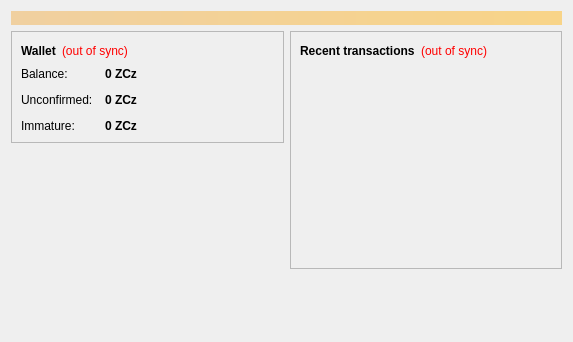
<?xml version="1.0" encoding="UTF-8"?>
<ui version="4.0">
 <class>OverviewPage</class>
 <widget class="QWidget" name="OverviewPage">
  <property name="geometry">
   <rect>
    <x>0</x>
    <y>0</y>
    <width>573</width>
    <height>342</height>
   </rect>
  </property>
  <property name="windowTitle">
   <string>Form</string>
  </property>
  <layout class="QVBoxLayout" name="topLayout">
   <item>
    <widget class="QLabel" name="labelAlerts">
     <property name="visible">
      <bool>false</bool>
     </property>
     <property name="styleSheet">
      <string notr="true">background-color: qlineargradient(x1: 0, y1: 0, x2: 1, y2: 0, stop:0 #F0D0A0, stop:1 #F8D488); color:#000000;</string>
     </property>
     <property name="wordWrap">
      <bool>true</bool>
     </property>
     <property name="margin">
      <number>3</number>
     </property>
    </widget>
   </item>
   <item>
    <layout class="QHBoxLayout" name="horizontalLayout" stretch="1,1">
     <item>
      <layout class="QVBoxLayout" name="verticalLayout_2">
       <item>
        <widget class="QFrame" name="frame">
         <property name="frameShape">
          <enum>QFrame::StyledPanel</enum>
         </property>
         <property name="frameShadow">
          <enum>QFrame::Raised</enum>
         </property>
         <layout class="QVBoxLayout" name="verticalLayout_4">
          <item>
           <layout class="QHBoxLayout" name="horizontalLayout_4">
            <item>
             <widget class="QLabel" name="label_5">
              <property name="font">
               <font>
                <weight>75</weight>
                <bold>true</bold>
               </font>
              </property>
              <property name="text">
               <string>Wallet</string>
              </property>
             </widget>
            </item>
            <item>
             <widget class="QLabel" name="labelWalletStatus">
              <property name="toolTip">
               <string>The displayed information may be out of date. Your wallet automatically synchronizes with the ZCz network after a connection is established, but this process has not completed yet.</string>
              </property>
              <property name="styleSheet">
               <string notr="true">QLabel { color: red; }</string>
              </property>
              <property name="text">
               <string notr="true">(out of sync)</string>
              </property>
              <property name="alignment">
               <set>Qt::AlignLeading|Qt::AlignLeft|Qt::AlignVCenter</set>
              </property>
             </widget>
            </item>
            <item>
             <spacer name="horizontalSpacer_2">
              <property name="orientation">
               <enum>Qt::Horizontal</enum>
              </property>
              <property name="sizeHint" stdset="0">
               <size>
                <width>40</width>
                <height>20</height>
               </size>
              </property>
             </spacer>
            </item>
           </layout>
          </item>
          <item>
           <layout class="QFormLayout" name="formLayout_2">
            <property name="fieldGrowthPolicy">
             <enum>QFormLayout::AllNonFixedFieldsGrow</enum>
            </property>
            <property name="horizontalSpacing">
             <number>12</number>
            </property>
            <property name="verticalSpacing">
             <number>12</number>
            </property>
            <item row="0" column="0">
             <widget class="QLabel" name="label">
              <property name="text">
               <string>Balance:</string>
              </property>
             </widget>
            </item>
            <item row="0" column="1">
             <widget class="QLabel" name="labelBalance">
              <property name="font">
               <font>
                <weight>75</weight>
                <bold>true</bold>
               </font>
              </property>
              <property name="cursor">
               <cursorShape>IBeamCursor</cursorShape>
              </property>
              <property name="toolTip">
               <string>Your current balance</string>
              </property>
              <property name="text">
               <string notr="true">0 ZCz</string>
              </property>
              <property name="textInteractionFlags">
               <set>Qt::LinksAccessibleByMouse|Qt::TextSelectableByKeyboard|Qt::TextSelectableByMouse</set>
              </property>
             </widget>
            </item>
            <item row="1" column="0">
             <widget class="QLabel" name="label_3">
              <property name="text">
               <string>Unconfirmed:</string>
              </property>
             </widget>
            </item>
            <item row="1" column="1">
             <widget class="QLabel" name="labelUnconfirmed">
              <property name="font">
               <font>
                <weight>75</weight>
                <bold>true</bold>
               </font>
              </property>
              <property name="cursor">
               <cursorShape>IBeamCursor</cursorShape>
              </property>
              <property name="toolTip">
               <string>Total of transactions that have yet to be confirmed, and do not yet count toward the current balance</string>
              </property>
              <property name="text">
               <string notr="true">0 ZCz</string>
              </property>
              <property name="textInteractionFlags">
               <set>Qt::LinksAccessibleByMouse|Qt::TextSelectableByKeyboard|Qt::TextSelectableByMouse</set>
              </property>
             </widget>
            </item>
            <item row="2" column="0">
             <widget class="QLabel" name="labelImmatureText">
              <property name="text">
               <string>Immature:</string>
              </property>
             </widget>
            </item>
            <item row="2" column="1">
             <widget class="QLabel" name="labelImmature">
              <property name="font">
               <font>
                <weight>75</weight>
                <bold>true</bold>
               </font>
              </property>
              <property name="toolTip">
               <string>Mined balance that has not yet matured</string>
              </property>
              <property name="text">
               <string notr="true">0 ZCz</string>
              </property>
              <property name="textInteractionFlags">
               <set>Qt::LinksAccessibleByMouse|Qt::TextSelectableByKeyboard|Qt::TextSelectableByMouse</set>
              </property>
             </widget>
            </item>
           </layout>
          </item>
         </layout>
        </widget>
       </item>
       <item>
        <spacer name="verticalSpacer">
         <property name="orientation">
          <enum>Qt::Vertical</enum>
         </property>
         <property name="sizeHint" stdset="0">
          <size>
           <width>20</width>
           <height>40</height>
          </size>
         </property>
        </spacer>
       </item>
      </layout>
     </item>
     <item>
      <layout class="QVBoxLayout" name="verticalLayout_3">
       <item>
        <widget class="QFrame" name="frame_2">
         <property name="frameShape">
          <enum>QFrame::StyledPanel</enum>
         </property>
         <property name="frameShadow">
          <enum>QFrame::Raised</enum>
         </property>
         <layout class="QVBoxLayout" name="verticalLayout">
          <item>
           <layout class="QHBoxLayout" name="horizontalLayout_2">
            <item>
             <widget class="QLabel" name="label_4">
              <property name="text">
               <string>&lt;b&gt;Recent transactions&lt;/b&gt;</string>
              </property>
             </widget>
            </item>
            <item>
             <widget class="QLabel" name="labelTransactionsStatus">
              <property name="toolTip">
               <string>The displayed information may be out of date. Your wallet automatically synchronizes with the ZCz network after a connection is established, but this process has not completed yet.</string>
              </property>
              <property name="styleSheet">
               <string notr="true">QLabel { color: red; }</string>
              </property>
              <property name="text">
               <string notr="true">(out of sync)</string>
              </property>
              <property name="alignment">
               <set>Qt::AlignRight|Qt::AlignTrailing|Qt::AlignVCenter</set>
              </property>
             </widget>
            </item>
            <item>
             <spacer name="horizontalSpacer">
              <property name="orientation">
               <enum>Qt::Horizontal</enum>
              </property>
              <property name="sizeHint" stdset="0">
               <size>
                <width>40</width>
                <height>20</height>
               </size>
              </property>
             </spacer>
            </item>
           </layout>
          </item>
          <item>
           <widget class="QListView" name="listTransactions">
            <property name="styleSheet">
             <string notr="true">QListView { background: transparent; }</string>
            </property>
            <property name="frameShape">
             <enum>QFrame::NoFrame</enum>
            </property>
            <property name="verticalScrollBarPolicy">
             <enum>Qt::ScrollBarAlwaysOff</enum>
            </property>
            <property name="horizontalScrollBarPolicy">
             <enum>Qt::ScrollBarAlwaysOff</enum>
            </property>
            <property name="selectionMode">
             <enum>QAbstractItemView::NoSelection</enum>
            </property>
           </widget>
          </item>
         </layout>
        </widget>
       </item>
       <item>
        <spacer name="verticalSpacer_2">
         <property name="orientation">
          <enum>Qt::Vertical</enum>
         </property>
         <property name="sizeHint" stdset="0">
          <size>
           <width>20</width>
           <height>40</height>
          </size>
         </property>
        </spacer>
       </item>
      </layout>
     </item>
    </layout>
   </item>
  </layout>
 </widget>
 <resources/>
 <connections/>
</ui>
